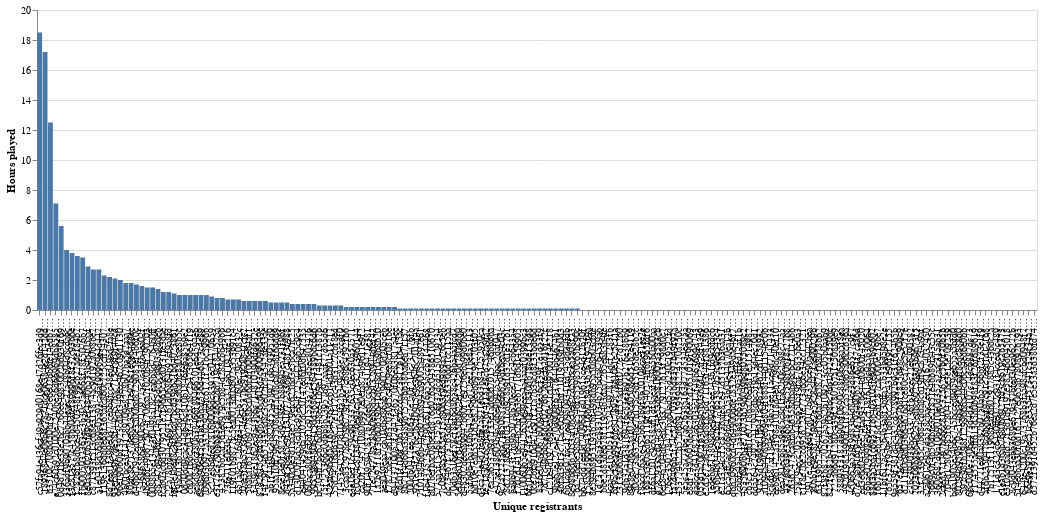

Notebook cell for this chart:
### Code cell
unique_vs_cumulative_hours_under20 = alt.Chart(under20).mark_bar().encode(
    x=alt.X("hashedEmail").sort("-y").title("Unique registrants"),
    y=alt.Y("played_hours").title("Hours played")
).properties(width=1000)

unique_vs_cumulative_hours_under20

### Figure 1 — Vega-Lite specification as saved in the notebook (floating-point values rounded to 4 significant figures; data arrays with more than 128 entries replaced by an {"elided": "..."} marker saying what was removed)
{"config": {"view": {"continuousWidth": 300, "continuousHeight": 300}}, "data": {"name": "data-6e4a379907ca1c563f35ec0e85109a2d"}, "mark": {"type": "bar"}, "encoding": {"x": {"field": "hashedEmail", "sort": "-y", "title": "Unique registrants", "type": "nominal"}, "y": {"field": "played_hours", "title": "Hours played", "type": "quantitative"}}, "width": 1000, "$schema": "https://vega.github.io/schema/vega-lite/v5.20.1.json", "datasets": {"data-6e4a379907ca1c563f35ec0e85109a2d": {"elided": "186 records"}}}
